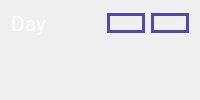
              <widget class="QWidget" name="statistics_content_WidgetPage">
               <layout class="QGridLayout" name="gridLayout_12">
                <item row="0" column="3">
                 <widget class="QPushButton" name="move_forward_pushButton">
                  <property name="styleSheet">
                   <string notr="true">QPushButton {
    border: solid;
    border-color: #5647ae;
    border-width: 3px;
    border-radius: 15px;
    color: #f0f0f0;
    background-color: rgba(0,0,0,0);
}

QPushButton:hover{
background-color: rgba( 86, 71, 174, 0.16)
}</string>
                  </property>
                  <property name="text">
                   <string/>
                  </property>
                  <property name="icon">
                   <iconset resource="../app/resources/rescources.qrc">
                    <normaloff>:/svg/forward-fill.svg</normaloff>:/svg/forward-fill.svg</iconset>
                  </property>
                  <property name="iconSize">
                   <size>
                    <width>30</width>
                    <height>30</height>
                   </size>
                  </property>
                 </widget>
                </item>
                <item row="0" column="0">
                 <widget class="QLabel" name="day_week_month_label">
                  <property name="maximumSize">
                   <size>
                    <width>50</width>
                    <height>25</height>
                   </size>
                  </property>
                  <property name="font">
                   <font>
                    <family>Roboto</family>
                    <pointsize>16</pointsize>
                   </font>
                  </property>
                  <property name="styleSheet">
                   <string notr="true">color: white;</string>
                  </property>
                  <property name="text">
                   <string>Day</string>
                  </property>
                 </widget>
                </item>
                <item row="0" column="2">
                 <widget class="QPushButton" name="move_backward_pushButton">
                  <property name="styleSheet">
                   <string notr="true">QPushButton {
    border: solid;
    border-color: #5647ae;
    border-width: 3px;
    border-radius: 15px;
    color: #f0f0f0;
    background-color: rgba(0,0,0,0);
}

QPushButton:hover{
background-color: rgba( 86, 71, 174, 0.16)
}</string>
                  </property>
                  <property name="text">
                   <string/>
                  </property>
                  <property name="icon">
                   <iconset resource="../app/resources/rescources.qrc">
                    <normaloff>:/svg/backward-fill.svg</normaloff>:/svg/backward-fill.svg</iconset>
                  </property>
                  <property name="iconSize">
                   <size>
                    <width>30</width>
                    <height>30</height>
                   </size>
                  </property>
                 </widget>
                </item>
                <item row="0" column="1">
                 <spacer name="horizontalSpacer_4">
                  <property name="orientation">
                   <enum>Qt::Horizontal</enum>
                  </property>
                  <property name="sizeHint" stdset="0">
                   <size>
                    <width>40</width>
                    <height>20</height>
                   </size>
                  </property>
                 </spacer>
                </item>
                <item row="1" column="0" colspan="4">
                 <widget class="QStackedWidget" name="bar_graph_stackedWidget">
                  <widget class="QWidget" name="day"/>
                  <widget class="QWidget" name="week"/>
                  <widget class="QWidget" name="month"/>
                 </widget>
                </item>
               </layout>
              </widget>
